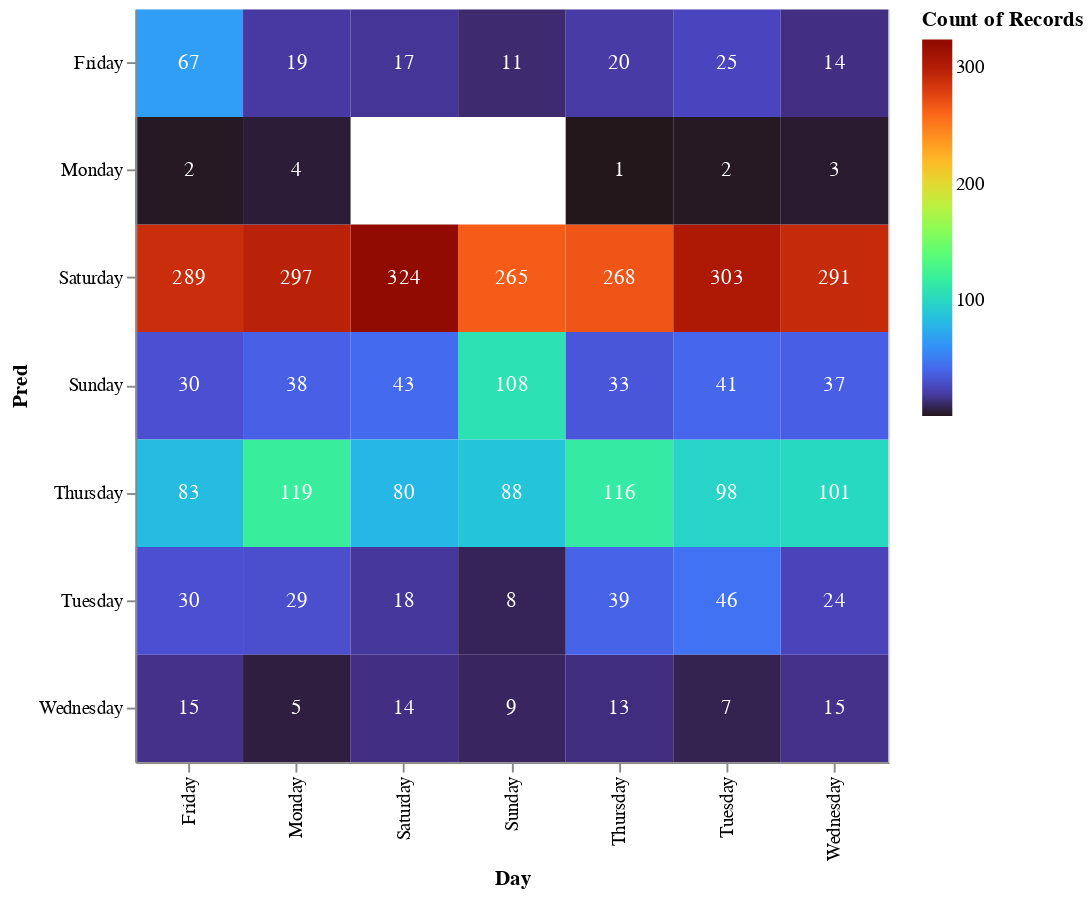

The code cell stored with this chart in its notebook:
### Markdown cell above
The accuracy is much lower this time but still doesn't seem like there's overfitting since the scores are very close.

### Code cell
alt.data_transformers.enable('default', max_rows=15000)

c = alt.Chart(df_train).mark_rect().encode(
    x="Day",
    y="Pred",
    color= alt.Color("count()", scale=alt.Scale(scheme="turbo"))
)

c_text = alt.Chart(df_train).mark_text(color="white").encode(
    x="Day",
    y="Pred",
    text="count()"
)

(c+c_text).properties(
    height=400,
    width=400
)

### Figure 1 — Vega-Lite specification as saved in the notebook (floating-point values rounded to 4 significant figures; data arrays with more than 128 entries replaced by an {"elided": "..."} marker saying what was removed)
{"config": {"view": {"continuousWidth": 400, "continuousHeight": 300}}, "layer": [{"mark": "rect", "encoding": {"color": {"aggregate": "count", "scale": {"scheme": "turbo"}, "type": "quantitative"}, "x": {"field": "Day", "type": "nominal"}, "y": {"field": "Pred", "type": "nominal"}}}, {"mark": {"type": "text", "color": "white"}, "encoding": {"text": {"aggregate": "count", "type": "quantitative"}, "x": {"field": "Day", "type": "nominal"}, "y": {"field": "Pred", "type": "nominal"}}}], "data": {"name": "data-e1da445dae98e2195dd696e53cc71a82"}, "height": 400, "width": 400, "$schema": "https://vega.github.io/schema/vega-lite/v4.17.0.json", "datasets": {"data-e1da445dae98e2195dd696e53cc71a82": {"elided": "3509 records"}}}
